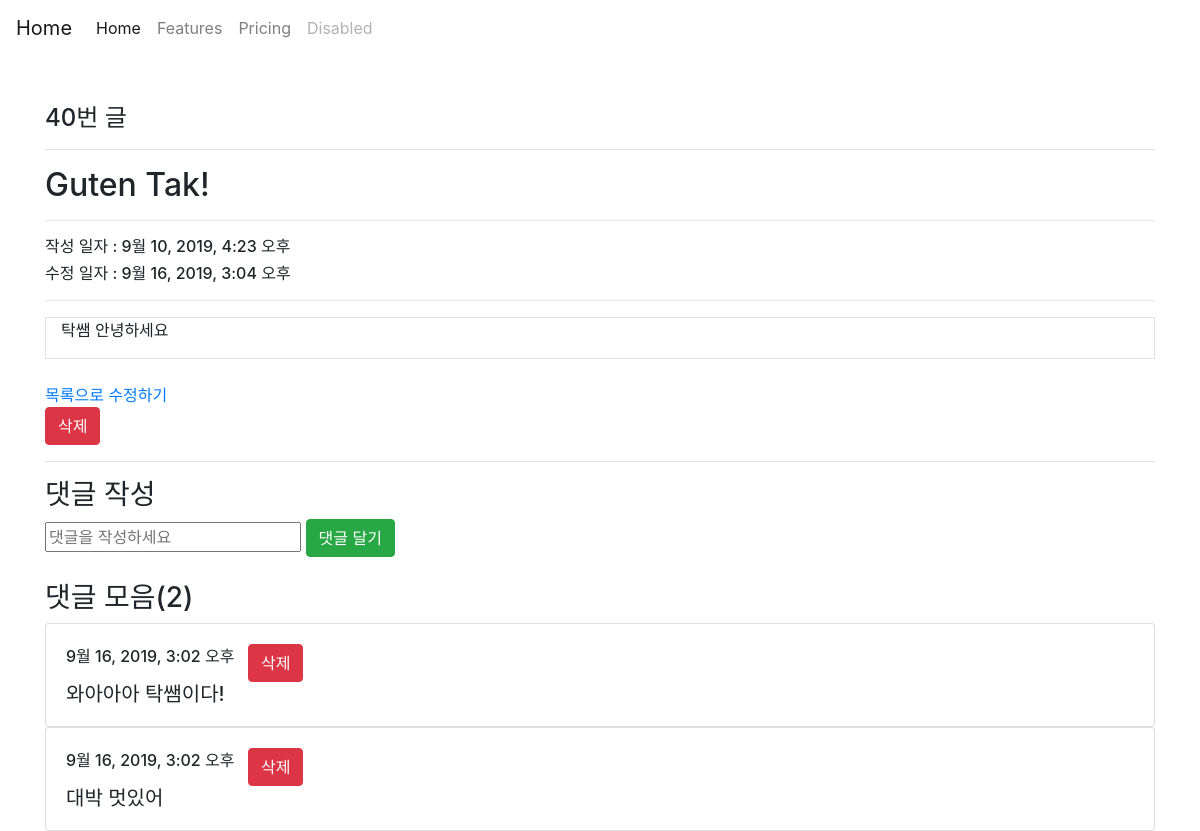
/articles/40/, run on an earlier commit of the app's database.
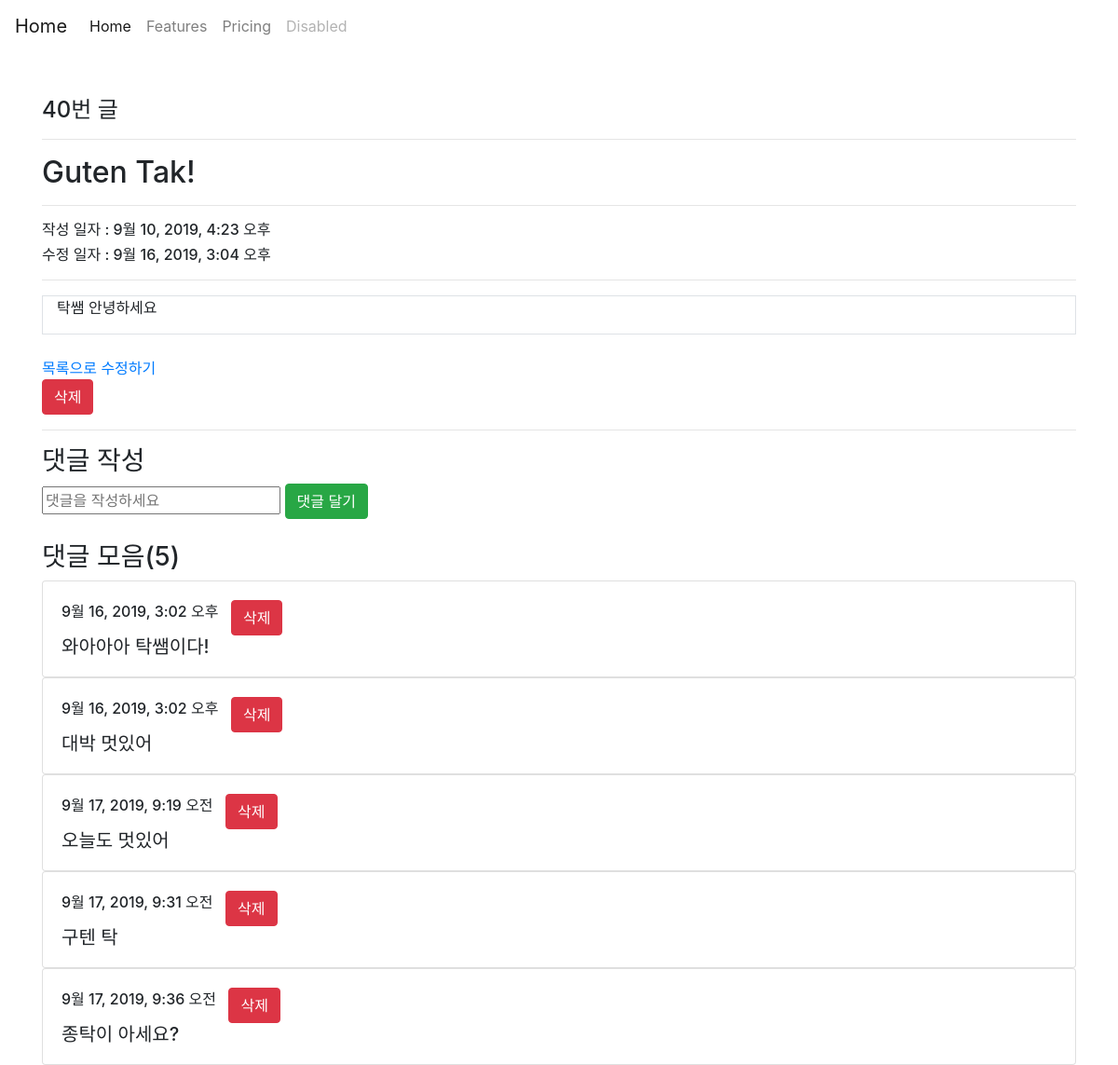
And on a later commit of the database.
### articles/models.py (models this page shows)
class Comment(models.Model):
    content = models.CharField(max_length=140)
    created_at = models.DateTimeField(auto_now_add=True)
    article = models.ForeignKey(Article, on_delete=models.CASCADE)

### articles/views.py (the view)
# urls.py: path('<int:article_pk>/', views.detail, name='detail'),
def detail(request, article_pk):
    article = Article.objects.get(pk=article_pk)
    comments = article.comment_set.all()
    context = {
        'article': article,
        'comments': comments,
        'count': comments.count(),
    }
    return render(request, 'articles/detail.html', context)

### articles/templates/articles/detail.html (shortened to what this page needs)
{% extends 'articles/base.html' %}
{% block body %}
<h4>{{ article.id }}번 글</h4>
<hr>
<h2>{{ article.title }}
</h2>
<hr>
<h6>작성 일자 : {{ article.created_at }}</h6>
<h6>수정 일자 : {{ article.updated_at }}</h6>
<hr>
<div class="container border border-muted">
  <p>{{ article.content }}</p>
</div>
<br>
<a href="{% url 'articles:index' %}">목록으로</a>
<a href="{% url 'articles:update' article.pk %}">수정하기</a>
<form action="{% url 'articles:delete' article.pk %}" method="POST"
  onclick="return confirm('Do you want to delete it?')">
  <input class="btn btn-danger" type="submit" value="삭제">
</form>
<hr>
<h3>댓글 작성</h3>
<form action="{% url 'articles:comment_create' article.pk %}" method="POST">
  <input type="text" name="comment" placeholder="댓글을 작성하세요">
  <input type="submit" value="댓글 달기" class="btn btn-success">
</form>
<br>
<h3>댓글 모음({{count}})</h3>
{% for comment in comments %}
<div class="card">
  <div class="card-body">
    <div class="form-inline">
    <h6 class="card-title">{{ comment.created_at }}</h6> &nbsp;&nbsp;&nbsp;
    <form action="{% url 'articles:comment_delete' article.pk comment.pk %}" method="POST">
      <input type="submit" value="삭제" class="btn btn-danger">
    </form>
    </div>
    <h5 class="card-text">{{ comment.content }}</h5>
  </div>
</div>
{% endfor %}
{% endblock %}

What changed in the data, as far as the page shows it:
added Comment: created_at "9월 17, 2019, 9:19 오전", content "오늘도 멋있어"
added Comment: created_at "9월 17, 2019, 9:31 오전", content "구텐 탁"
added Comment: created_at "9월 17, 2019, 9:36 오전", content "종탁이 아세요?"
Also different on the page:
{{ count }}: "2" → "5"
